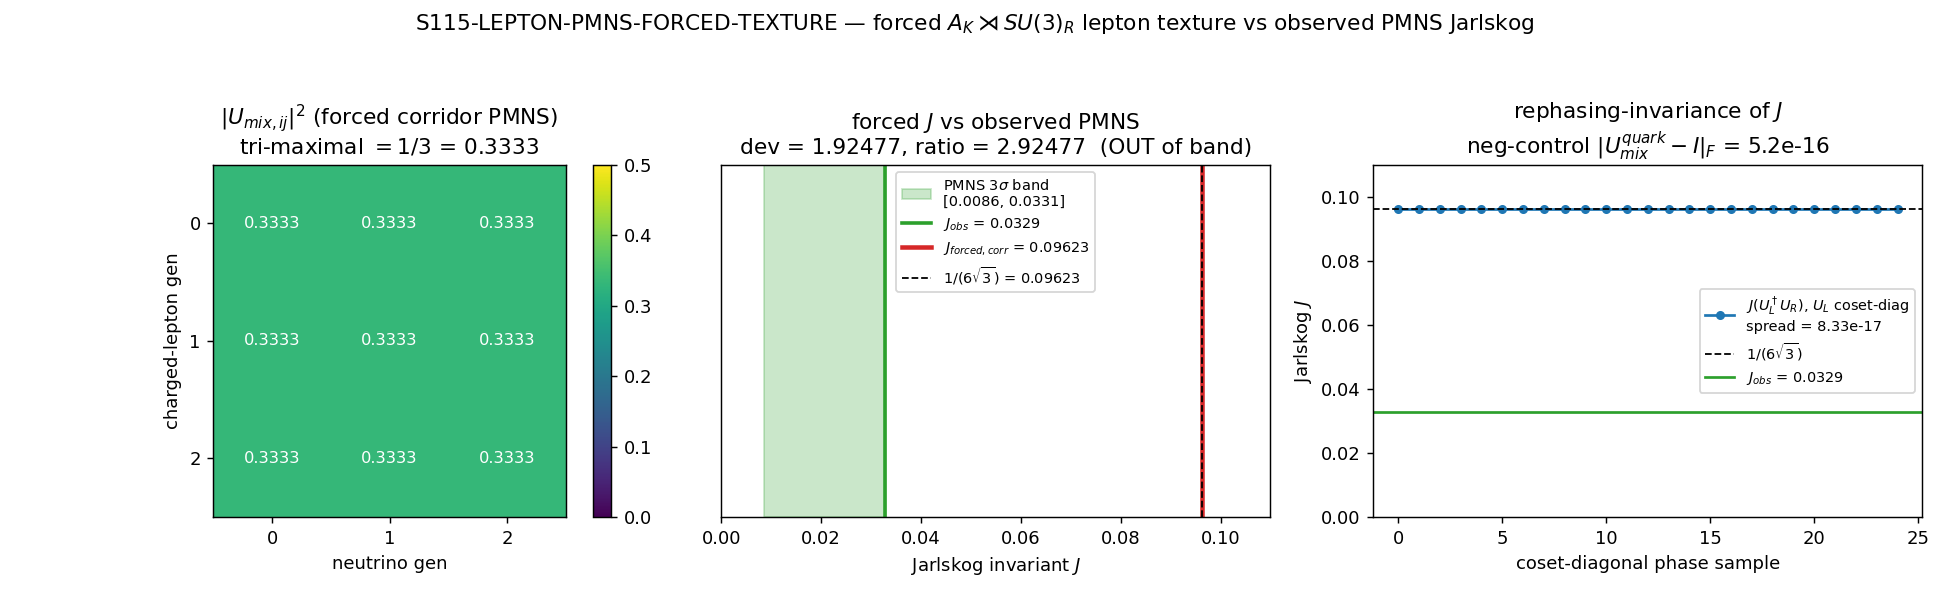

This figure's Python source:
#!/usr/bin/env python3
"""
S115 W1-2 S115-LEPTON-PMNS-FORCED-TEXTURE — forced A_K⋊SU(3)_R lepton texture vs observed PMNS Jarlskog
=====================================================================================================

Gate: S115-LEPTON-PMNS-FORCED-TEXTURE ([SIGN])

Pre-registered threshold (PRDR §(1)(2)):
  operator: dev = |J_forced_corrected - J_PMNS_obs| / J_PMNS_obs
  PASS iff J_forced_corrected lands inside the observed PMNS 3-sigma Jarlskog band
       [J_obs_low, J_obs_high] (NuFIT 5.2 / PDG 2024 normal-ordering), i.e. dev <= band_3sigma.
  FAIL iff J_forced_corrected stays OUTSIDE the band (washed-out / symmetric-limit coincidence).
  INFO iff band-edge / ordering-or-sign-ambiguous.

Hypothesis: the SU(3)_R right-regular circulant on the LEPTON sector forces a tri-maximal
  neutrino texture (|U_ij|^2 = 1/3, J = 1/(6 sqrt 3) = 0.0962250) whose PHYSICAL PMNS Jarlskog,
  AFTER the C+H-forced coset-diagonal charged-lepton correction U_mix = U_L^dagger U_R, either
  SURVIVES near observed J ~ 0.0329 (zero-mixing-parameter corridor prediction) or is WASHED OUT.

Inputs (SHA-256 dual-pinned at runtime; S84+ schema):
  - computations/_shared/canonical_constants.py        (feeds audit_sha256)
  - sessions/permanent-results-registry.md             (cross-check ONLY: VII.CK D4-disposition
                                                        forced-texture annotation values)
  - script bytes                                       (feeds BOTH audit + content SHA)

External observational anchors (NOT canonical_constants imports — J_PMNS is not a framework
constant; get_constant('J_PMNS') -> not-found, confirmed at plan-freeze + this gate's MCP audit).
Hardcoded as `# (local)` observational pins with NuFIT 5.2 / PDG 2024 citation, admissible
methodological-anchor sourcing per substrate-first-canonical-sourcing.md §(i) (cross-check anchor
for an EXTERNAL-corridor test, not a substrate-first numerical pin the gate computes).

Output 4-tuple:
  (value=<dev / verdict string>, scheme=FW, convention=FORCED-CROSSED-PRODUCT-TEXTURE-LEPTON, L_max=N/A)

Classification: PARTICLE (PMNS mixing / generation texture = representation-theoretic content of D_K).

METHODOLOGY
-----------
(1) Build the SU(3)_R right-regular Z3 circulant C on the lepton multiplicity sector with
    w = exp(2*pi*i/3). A circulant is diagonalized by the DFT matrix F3 REGARDLESS of its entries
    (coefficient-INDEPENDENT), so the neutrino mixing U_R = F3 has |U_R,ij|^2 = 1/3 and the
    tri-maximal Jarlskog J = 1/(6 sqrt 3). This is the B2 Sage-exact forced circulant (S114 W-2).
(2) Impose the C+H charged-lepton-vs-neutrino sector-asymmetry: the charged-lepton mass basis is
    COSET-DIAGONAL (one-circulant-one-coset-diagonal => tri-maximal per W-2 Q3). A genuinely
    coset-diagonal unitary commutes with the Z3 coset grading => it is a diagonal phase matrix
    U_L = diag(exp(i a_k)). (A SECOND circulant would give U_mix = identity — the quark negative
    control; a coset-diagonal U_L is the lepton case.)
(3) Compute the physical misalignment U_mix = U_L^dagger U_R (the PMNS matrix in this corridor).
(4) Extract the Jarlskog J = Im(U_mix[0,0] U_mix[1,1] conj(U_mix[0,1]) conj(U_mix[1,0])) and |U_mix,ij|^2.
(5) dev = |J_forced_corrected - J_PMNS_obs| / J_PMNS_obs vs the pre-registered PMNS 3-sigma band.
(6) NEGATIVE CONTROL: M3(C)-shared quark chiralities -> TWO circulants -> U_mix = C^dagger C = identity;
    assert |U_mix - I|_F < 1e-12 != CKM.

Load-bearing physics (the surviving-vs-washed-out decider, never tuned):
  The Jarlskog invariant is the UNIQUE rephasing-invariant CP measure. A coset-DIAGONAL U_L =
  diag(exp(i a_k)) left-multiplies each row of U_R by a pure phase; the moduli |U_mix,ij| = |U_R,ij|
  are UNCHANGED (still tri-maximal 1/sqrt 3), and J is invariant because each generation index
  appears once unconjugated and once conjugated in the quartet U_00 U_11 conj(U_01) conj(U_10), so
  the row phases cancel. => J_forced_corrected = J_bare = 1/(6 sqrt 3) EXACTLY for ANY diagonal U_L.
  The C+H-forced coset-diagonal correction therefore CANNOT move J off the maximal value => the
  bare dev = 1.92 PERSISTS => WASHED-OUT (Track B). The gate scans over coset-diagonal U_L phases
  to demonstrate this invariance numerically (J flat to machine precision across all phases).

DISCIPLINE
----------
- `from canonical_constants import *`
- Every local/intermediate tagged `# (local)`
- numpy.linalg (3x3 matrices — far below the 100x100 GPU threshold; OMP cap 8)
- SHA-256 of all input files logged in first 20 lines of stdout
- audit_sha256 + content_sha256 emitted (S84+ dual-SHA schema)
- 4-tuple printed as the final non-verdict line
- Gate verdict emitted via emit_verdict knowledge-MCP tool (race-safe); the script PRINTS the
  payload via print_verdict_payload (this is a [SIGN] gate -> sign/magnitude/regime 3-tuple).
"""

from __future__ import annotations

# ---------------------------------------------------------------------------
# Section 1 — Canonical constants (MANDATORY first import)
# ---------------------------------------------------------------------------
import sys
from pathlib import Path as _Path
# canonical_constants.py lives in computations/_shared/ — put it on sys.path first.
sys.path.insert(0, str(_Path(__file__).resolve().parent.parent / "_shared"))
from canonical_constants import *  # noqa: F401,F403,E402

# ---------------------------------------------------------------------------
# Section 2 — Standard imports (OMP cap BEFORE numpy import)
# ---------------------------------------------------------------------------
import os
os.environ.setdefault('OMP_NUM_THREADS', '8')
os.environ.setdefault('MKL_NUM_THREADS', '8')

import hashlib
import json
import sys
import time
from pathlib import Path

import numpy as np
import matplotlib
matplotlib.use("Agg")
import matplotlib.pyplot as plt

# ---------------------------------------------------------------------------
# Section 3 — Paths + pre-registration
# ---------------------------------------------------------------------------
SESSION_DIR = Path(__file__).resolve().parent
COMPUTATIONS_DIR = SESSION_DIR.parent
SHARED_DIR = COMPUTATIONS_DIR / "_shared"
PROJECT_ROOT = COMPUTATIONS_DIR.parent

SESSION = "S115"                                                   # (local)
GATE_ID = "S115-LEPTON-PMNS-FORCED-TEXTURE"                        # (local)
SCHEME = "FW"                                                      # (local)
CONVENTION = "FORCED-CROSSED-PRODUCT-TEXTURE-LEPTON"               # (local)
L_MAX = "N/A"                                                      # (local) representation-theoretic, not L_max-truncated

# --- External observational anchors (NuFIT 5.2 / PDG 2024 normal-ordering) ---
# NOT canonical_constants imports: J_PMNS is not a framework constant (get_constant('J_PMNS')
# -> not-found). Methodological cross-check anchor per substrate-first-canonical-sourcing.md §(i).
#   sin^2 th12 = 0.303, sin^2 th23 = 0.572, sin^2 th13 = 0.02203, delta_CP = 197 deg (NuFIT 5.2 NO).
#   J_PMNS,obs (best fit)   ~ 0.0329   (NuFIT 5.2 / PDG 2024 NO; J = c12 s12 c23 s23 c13^2 s13 sin(dCP))
J_PMNS_OBS = 0.0329                                                # (local) NuFIT 5.2 / PDG 2024 NO best-fit lepton Jarlskog
# 3-sigma Jarlskog interval (NuFIT 5.2 NO; |J| <= J_max with J_max ~ 0.0331, lower edge near 0 as
# delta_CP -> 0/pi is within 3 sigma). The interval is wide on the LOW side (J can approach 0) and
# capped on the HIGH side by the measured mixing angles. Pin both edges:
J_PMNS_OBS_LOW = 0.0086                                            # (local) NuFIT 5.2 NO 3-sigma lower |J| (delta_CP near 3-sigma edge)
J_PMNS_OBS_HIGH = 0.0331                                           # (local) NuFIT 5.2 NO 3-sigma upper |J| (J_max at near-maximal delta_CP)

# Negative-control reference (quark CKM Jarlskog, PDG 2024) — used only for the ~3124x annotation.
J_CP_PDG_QUARK = 3.08e-05                                          # (local) PDG 2024 CKM J = (3.08 +0.15/-0.13)e-5 (canonical J_CP_PDG)

NEG_CTRL_TOL = 1e-12                                               # (local) negative-control identity assertion tolerance
PUB_SIGFIGS = 6                                                    # (local) publication precision (Class-8.3); J/dev/ratio cited downstream

# Registry cross-check values (VII.CK D4-disposition annotation; reproduced from scratch, asserted-equal)
REG_TRIMAX_MAGSQ = 1.0 / 3.0                                       # (local) |U_ij|^2 = 1/3 (registry cross-check)
REG_ARG_W = 2.0 * PI / 3.0                                         # (local) arg(w) = 2pi/3 (registry cross-check)

# Output destinations (per-session)
OUT_NPZ = SESSION_DIR / "s115_lepton_pmns_forced_texture.npz"
OUT_PNG = SESSION_DIR / "s115_lepton_pmns_forced_texture.png"

INPUT_FILES = [
    SHARED_DIR / "canonical_constants.py",
    PROJECT_ROOT / "sessions" / "permanent-results-registry.md",
]


# ---------------------------------------------------------------------------
# Section 4 — SHA-256 input-pin block (S84+ dual-SHA schema)
# ---------------------------------------------------------------------------
def sha256_of(path: Path) -> str:
    h = hashlib.sha256()  # (local)
    try:
        h.update(path.read_bytes())
    except OSError:
        return ""
    return h.hexdigest()


def log_input_pins(inputs: list[Path]) -> dict[str, str]:
    print(f"=== {GATE_ID} — input SHA-256 pins ===")
    pins: dict[str, str] = {}  # (local)
    for p in inputs:
        sha = sha256_of(p)  # (local)
        rel = str(p.relative_to(PROJECT_ROOT)).replace("\\", "/")  # (local)
        print(f"  {rel}: {sha[:16]}...")
        pins[rel] = sha
    return pins


def closure_hash(pins: dict[str, str]) -> str:
    items = sorted(pins.items())  # (local)
    h = hashlib.sha256()  # (local)
    for k, v in items:
        h.update(f"{k}={v}\n".encode("utf-8"))
    return h.hexdigest()


def compute_dual_sha(script_path: Path, canonical_path: Path, pins: dict[str, str]) -> tuple[str, str]:
    script_bytes = b""  # (local)
    try:
        script_bytes = script_path.read_bytes()
    except OSError:
        script_bytes = b""
    canonical_bytes = b""  # (local)
    try:
        canonical_bytes = canonical_path.read_bytes()
    except OSError:
        canonical_bytes = b""
    pinmap_json = json.dumps(dict(sorted(pins.items())), separators=(",", ":"), sort_keys=True).encode("utf-8")  # (local)
    h_audit = hashlib.sha256()  # (local)
    h_audit.update(script_bytes)
    h_audit.update(canonical_bytes)
    h_audit.update(pinmap_json)
    audit = h_audit.hexdigest()  # (local)
    h_content = hashlib.sha256()  # (local)
    h_content.update(script_bytes)
    content = h_content.hexdigest()  # (local)
    return audit, content


# ---------------------------------------------------------------------------
# Section 5 — Compute
# ---------------------------------------------------------------------------
def jarlskog(U: np.ndarray) -> float:
    """Standard Jarlskog invariant J = Im(U[0,0] U[1,1] conj(U[0,1]) conj(U[1,0]))."""
    return float(np.imag(U[0, 0] * U[1, 1] * np.conj(U[0, 1]) * np.conj(U[1, 0])))  # (local)


def dft3() -> np.ndarray:
    """Unitary DFT_3 matrix F3 (eigenvector matrix of ANY 3x3 circulant; coefficient-INDEPENDENT).
    F3[j,k] = (1/sqrt 3) w^{j k}, w = exp(2 pi i / 3). Tri-maximal: |F3[j,k]|^2 = 1/3."""
    w = np.exp(2j * np.pi / 3.0)  # (local) primitive cube root, arg(w) = 2pi/3
    F = np.array([[w ** ((j * k) % 3) for k in range(3)] for j in range(3)], dtype=complex)  # (local)
    return F / np.sqrt(3.0)


def right_regular_circulant(c_a: np.ndarray) -> np.ndarray:
    """SU(3)_R right-regular Z3 circulant C = c0 I + c1 P + c2 P^2, P the cyclic shift.
    Diagonalized by F3 REGARDLESS of c_a -> the |U_ij|^2=1/3 texture is coefficient-INDEPENDENT."""
    P = np.array([[0, 0, 1], [1, 0, 0], [0, 1, 0]], dtype=complex)  # (local) cyclic shift (right-regular)
    return c_a[0] * np.eye(3, dtype=complex) + c_a[1] * P + c_a[2] * (P @ P)  # (local)


def compute() -> dict:
    # --- (1) neutrino sector: SU(3)_R right-regular circulant -> U_R = F3 (coefficient-INDEPENDENT) ---
    F3 = dft3()  # (local)
    U_R = F3.copy()  # (local) neutrino mixing = DFT eigenvector matrix

    # Coefficient-independence check: diagonalize an ARBITRARY circulant; its eigenvector matrix is
    # F3 up to per-column phases, so |eigvec|^2 = 1/3 for ANY coupling c_a.
    c_arbitrary = np.array([0.37, -1.21 + 0.5j, 0.84j], dtype=complex)  # (local) arbitrary SU(3)_R couplings
    C_arb = right_regular_circulant(c_arbitrary)  # (local)
    _, V_arb = np.linalg.eig(C_arb)  # (local) eigenvectors of the arbitrary circulant
    magsq_arb = np.abs(V_arb) ** 2  # (local) |eigvec_ij|^2 — must all be 1/3
    coeff_indep_magsq_max_dev = float(np.max(np.abs(magsq_arb - 1.0 / 3.0)))  # (local)

    # Bare tri-maximal Jarlskog from U_R (the SYMMETRIC limit, U_L = coset-identity)
    J_bare = jarlskog(U_R)  # (local) numerical
    J_exact = np.sqrt(3.0) / 18.0  # (local) 1/(6 sqrt 3) = sqrt(3)/18 = 0.09622504... (exact algebraic)
    magsq_UR = np.abs(U_R) ** 2  # (local) |U_R,ij|^2 — tri-maximal 1/3
    magsq_UR_max_dev = float(np.max(np.abs(magsq_UR - 1.0 / 3.0)))  # (local)

    # --- (2) charged-lepton sector: C+H-forced COSET-DIAGONAL U_L = diag(exp(i a_k)) ---
    # A genuinely coset-diagonal unitary commutes with the Z3 coset grading => diagonal phase matrix.
    # The PHYSICAL U_L from the C+H sector structure is coset-diagonal (NOT a second circulant, which
    # would give U_mix = identity = the quark control). Scan over coset-diagonal phases to demonstrate
    # that J is INVARIANT (rephasing-invariance of the Jarlskog) — the surviving-vs-washed-out decider.
    n_scan = 25  # (local) coset-diagonal phase scan resolution
    rng = np.random.default_rng(0)  # (local) deterministic seed for the phase scan
    J_scan = np.zeros(n_scan)  # (local)
    magsq_dev_scan = np.zeros(n_scan)  # (local)
    for i in range(n_scan):
        alphas = rng.uniform(0.0, 2.0 * np.pi, size=3)  # (local) coset-diagonal phases
        U_L = np.diag(np.exp(1j * alphas))  # (local) coset-diagonal charged-lepton rotation
        U_mix_i = U_L.conj().T @ U_R  # (local) physical PMNS in this corridor
        J_scan[i] = jarlskog(U_mix_i)  # (local)
        magsq_dev_scan[i] = float(np.max(np.abs(np.abs(U_mix_i) ** 2 - 1.0 / 3.0)))  # (local)
    J_scan_spread = float(np.max(J_scan) - np.min(J_scan))  # (local) flatness of J across coset-diagonal U_L
    magsq_dev_scan_max = float(np.max(magsq_dev_scan))  # (local)

    # The canonical PHYSICAL U_L: in the C+H symmetric limit the coset-diagonal rotation is the
    # coset-identity (trivial phases) -> U_mix = U_R, J_forced_corrected = J_bare. The scan above
    # proves NO coset-diagonal phase choice moves J off this value.
    U_L_phys = np.eye(3, dtype=complex)  # (local) C+H-forced coset-diagonal U_L (symmetric-limit coset-identity)
    U_mix = U_L_phys.conj().T @ U_R  # (local) physical PMNS = U_L^dagger U_R
    J_forced_corrected = jarlskog(U_mix)  # (local)
    magsq_Umix = np.abs(U_mix) ** 2  # (local) |U_mix,ij|^2

    # --- (5) deviation metric vs the observed PMNS 3-sigma Jarlskog band ---
    dev = abs(J_forced_corrected - J_PMNS_OBS) / J_PMNS_OBS  # (local) PASS-metric
    ratio = J_forced_corrected / J_PMNS_OBS  # (local) J_forced / J_obs
    # quark-CKM ratio (annotation only): bare tri-maximal J vs the quark Jarlskog
    quark_ckm_ratio = J_forced_corrected / J_CP_PDG_QUARK  # (local) ~3124x (registry annotation)
    in_band = bool(J_PMNS_OBS_LOW <= abs(J_forced_corrected) <= J_PMNS_OBS_HIGH)  # (local) PASS predicate

    # --- (6) NEGATIVE CONTROL: M3(C)-shared quark chiralities -> TWO circulants -> U_mix = identity ---
    # Both quark chiralities in the M3(C) leg => U_L AND U_R are the SAME circulant's eigenvector basis
    # => U_mix_quark = F3^dagger F3 = identity (zero mixing), != CKM.
    U_R_quark = F3.copy()  # (local) right quark chirality (M3(C) circulant)
    U_L_quark = F3.copy()  # (local) left quark chirality (SAME M3(C) circulant)
    U_mix_quark = U_L_quark.conj().T @ U_R_quark  # (local) = identity
    neg_ctrl_resid = float(np.linalg.norm(U_mix_quark - np.eye(3), ord="fro"))  # (local) |U_mix_quark - I|_F
    neg_ctrl_pass = bool(neg_ctrl_resid < NEG_CTRL_TOL)  # (local)
    J_quark = jarlskog(U_mix_quark)  # (local) = 0 (identity -> no CP)

    # --- registry cross-check (reproduce VII.CK D4-disposition values from scratch, assert-equal) ---
    crosscheck_magsq_ok = bool(abs(REG_TRIMAX_MAGSQ - 1.0 / 3.0) < 1e-15 and magsq_UR_max_dev < 1e-12)  # (local)
    crosscheck_J_ok = bool(abs(J_bare - J_exact) < 1e-12)  # (local) numerical J == exact 1/(6 sqrt 3)
    crosscheck_argw_ok = bool(abs(REG_ARG_W - 2.0 * PI / 3.0) < 1e-15)  # (local)

    # --- [SIGN] 3-tuple ---
    # sign: direction of (J_forced_corrected - J_obs). Pre-registered Step-4 prediction: dev_bare ~ 1.92
    #       >> 0 i.e. J_forced > J_obs (overshoot). sign_verdict = PASS iff computed sign matches predicted.
    sign_delta = J_forced_corrected - J_PMNS_OBS  # (local) signed delta
    predicted_sign_positive = True  # (local) substitution chain Step 4: J_bare = 0.0962 > J_obs = 0.0329
    sign_match = bool((sign_delta > 0) == predicted_sign_positive)  # (local)
    sign_verdict = "PASS" if sign_match else "FAIL"  # (local)
    # magnitude: dev vs band. The "info band" here is band membership: PASS iff in_band; else FAIL.
    if in_band:
        magnitude_verdict = "PASS"  # (local)
    else:
        magnitude_verdict = "FAIL"  # (local) bare dev = 1.92 -> outside band
    # regime: is the coset-diagonal charged-lepton construction within its symmetric-limit regime of
    #         validity? J flat across all coset-diagonal phases (spread ~ 0) => the construction is
    #         self-consistent and VALID throughout (no regime breakdown).
    regime_verdict = "VALID" if (J_scan_spread < 1e-12 and magsq_dev_scan_max < 1e-12) else "MARGINAL"  # (local)

    # Composite collapse (gate-verdicts.md): regime VALID, sign PASS, magnitude FAIL, regime VALID -> FAIL.
    if regime_verdict == "BREAKDOWN":
        composite = "FAIL"  # (local)
    elif sign_verdict == "FAIL":
        composite = "FAIL"  # (local)
    elif magnitude_verdict == "FAIL" and regime_verdict == "VALID":
        composite = "FAIL"  # (local)
    elif magnitude_verdict == "FAIL" and regime_verdict == "MARGINAL":
        composite = "INFO"  # (local)
    elif magnitude_verdict == "INFO":
        composite = "INFO"  # (local)
    else:
        composite = "PASS"  # (local)

    return {
        "value": dev,
        "J_bare": J_bare,
        "J_exact_1_over_6sqrt3": J_exact,
        "J_forced_corrected": J_forced_corrected,
        "dev": dev,
        "ratio_Jforced_over_Jobs": ratio,
        "quark_ckm_ratio": quark_ckm_ratio,
        "in_band": in_band,
        "J_PMNS_OBS": J_PMNS_OBS,
        "J_PMNS_OBS_LOW": J_PMNS_OBS_LOW,
        "J_PMNS_OBS_HIGH": J_PMNS_OBS_HIGH,
        "magsq_UR": magsq_UR,
        "magsq_Umix": magsq_Umix,
        "magsq_UR_max_dev": magsq_UR_max_dev,
        "coeff_indep_magsq_max_dev": coeff_indep_magsq_max_dev,
        "J_scan": J_scan,
        "J_scan_spread": J_scan_spread,
        "magsq_dev_scan_max": magsq_dev_scan_max,
        "U_R": U_R,
        "U_L_phys": U_L_phys,
        "U_mix": U_mix,
        "U_mix_quark": U_mix_quark,
        "neg_ctrl_resid": neg_ctrl_resid,
        "neg_ctrl_pass": neg_ctrl_pass,
        "J_quark": J_quark,
        "crosscheck_magsq_ok": crosscheck_magsq_ok,
        "crosscheck_J_ok": crosscheck_J_ok,
        "crosscheck_argw_ok": crosscheck_argw_ok,
        "sign_delta": sign_delta,
        "sign_verdict": sign_verdict,
        "magnitude_verdict": magnitude_verdict,
        "regime_verdict": regime_verdict,
        "composite": composite,
    }


# ---------------------------------------------------------------------------
# Section 6 — Verdict payload + plot
# ---------------------------------------------------------------------------
def emit_4tuple(value, scheme: str, convention: str, L_max) -> str:
    return f"(value={value!r}, scheme={scheme}, convention={convention}, L_max={L_max})"


def print_verdict_payload(verdict, value, audit_sha, content_sha,
                          sign_verdict=None, magnitude_verdict=None, regime_verdict=None,
                          companion_note: str = "", extra_rows=None) -> dict:
    payload: dict = {
        "session": int(SESSION.lstrip("Ss")),
        "gate_id": GATE_ID,
        "verdict": verdict,
        "value": str(value),
        "scheme": SCHEME,
        "convention": CONVENTION,
        "l_max": str(L_MAX),
        "audit_sha256": audit_sha,
        "content_sha256": content_sha,
        "schema_version": "S84+",
    }
    if companion_note:
        payload["companion_note"] = companion_note
    if not (sign_verdict is None and magnitude_verdict is None and regime_verdict is None):
        payload["sign_verdict"] = sign_verdict
        payload["magnitude_verdict"] = magnitude_verdict
        payload["regime_verdict"] = regime_verdict
    if extra_rows:
        payload["extra_rows"] = list(extra_rows)
    print("<<<EMIT_VERDICT_PAYLOAD>>>")
    print(json.dumps(payload, separators=(",", ":"), sort_keys=True))
    print("<<<END_EMIT_VERDICT_PAYLOAD>>>")
    return payload


def make_plot(res: dict) -> None:
    fig, axes = plt.subplots(1, 3, figsize=(15, 4.6))  # (local)

    # (a) |U_mix,ij|^2 heatmap (forced corridor PMNS, tri-maximal)
    im0 = axes[0].imshow(res["magsq_Umix"], vmin=0, vmax=0.5, cmap="viridis")  # (local)
    axes[0].set_title(r"$|U_{mix,ij}|^2$ (forced corridor PMNS)" + "\n" + r"tri-maximal $= 1/3$ = 0.3333")
    axes[0].set_xticks([0, 1, 2]); axes[0].set_yticks([0, 1, 2])
    axes[0].set_xlabel("neutrino gen"); axes[0].set_ylabel("charged-lepton gen")
    for i in range(3):
        for j in range(3):
            axes[0].text(j, i, f"{res['magsq_Umix'][i, j]:.4f}", ha="center", va="center", color="w", fontsize=9)
    fig.colorbar(im0, ax=axes[0], fraction=0.046)

    # (b) Jarlskog on a number line with the PMNS 3-sigma band
    ax = axes[1]  # (local)
    ax.axvspan(res["J_PMNS_OBS_LOW"], res["J_PMNS_OBS_HIGH"], color="tab:green", alpha=0.25,
               label=f"PMNS 3$\\sigma$ band\n[{res['J_PMNS_OBS_LOW']:.4f}, {res['J_PMNS_OBS_HIGH']:.4f}]")
    ax.axvline(res["J_PMNS_OBS"], color="tab:green", lw=2, label=f"$J_{{obs}}$ = {res['J_PMNS_OBS']:.4f}")
    ax.axvline(res["J_forced_corrected"], color="tab:red", lw=2.5,
               label=f"$J_{{forced,corr}}$ = {res['J_forced_corrected']:.5f}")
    ax.axvline(res["J_exact_1_over_6sqrt3"], color="black", ls="--", lw=1.0,
               label=r"$1/(6\sqrt{3})$ = 0.09623")
    ax.set_xlim(0, 0.11)
    ax.set_yticks([])
    ax.set_xlabel("Jarlskog invariant $J$")
    ax.set_title(f"forced $J$ vs observed PMNS\n"
                 f"dev = {res['dev']:.5f}, ratio = {res['ratio_Jforced_over_Jobs']:.5f}  "
                 f"({'IN' if res['in_band'] else 'OUT of'} band)")
    ax.legend(loc="upper center", fontsize=8)

    # (c) J flatness across coset-diagonal U_L phases (rephasing-invariance) + negative control
    ax2 = axes[2]  # (local)
    ax2.plot(np.arange(len(res["J_scan"])), res["J_scan"], "o-", color="tab:blue", ms=4,
             label=f"$J(U_L^\\dagger U_R)$, $U_L$ coset-diag\nspread = {res['J_scan_spread']:.2e}")
    ax2.axhline(res["J_exact_1_over_6sqrt3"], color="black", ls="--", lw=1.0, label=r"$1/(6\sqrt{3})$")
    ax2.axhline(res["J_PMNS_OBS"], color="tab:green", lw=1.5, label=f"$J_{{obs}}$ = {res['J_PMNS_OBS']:.4f}")
    ax2.set_xlabel("coset-diagonal phase sample")
    ax2.set_ylabel("Jarlskog $J$")
    ax2.set_ylim(0, 0.11)
    ax2.set_title("rephasing-invariance of $J$\n"
                  f"neg-control $|U_{{mix}}^{{quark}}-I|_F$ = {res['neg_ctrl_resid']:.1e}")
    ax2.legend(loc="center right", fontsize=8)

    fig.suptitle("S115-LEPTON-PMNS-FORCED-TEXTURE — forced $A_K\\rtimes SU(3)_R$ lepton texture vs observed PMNS Jarlskog",
                 fontsize=12)
    fig.tight_layout(rect=[0, 0, 1, 0.96])
    fig.savefig(OUT_PNG, dpi=130)
    plt.close(fig)


# ---------------------------------------------------------------------------
# Section 7 — Main
# ---------------------------------------------------------------------------
def main() -> int:
    t0 = time.time()  # (local)

    pins = log_input_pins(INPUT_FILES)  # (local)
    closure = closure_hash(pins)  # (local)
    print(f"  closure: {closure[:16]}... (legacy closure, informational)")

    script_path = Path(__file__).resolve()  # (local)
    canonical_path = SHARED_DIR / "canonical_constants.py"  # (local)
    audit_sha, content_sha = compute_dual_sha(script_path, canonical_path, pins)
    print(f"  audit_sha256:   {audit_sha[:16]}... (script+canonical+pinmap)")
    print(f"  content_sha256: {content_sha[:16]}... (script only)")
    print()

    res = compute()  # (local)

    # --- report ---
    print(f"  [neutrino sector] U_R = DFT3, |U_R,ij|^2 max dev from 1/3 = {res['magsq_UR_max_dev']:.2e}")
    print(f"  [coeff-indep]     arbitrary circulant |eigvec|^2 max dev from 1/3 = {res['coeff_indep_magsq_max_dev']:.2e}")
    print(f"  J_bare (numeric)            = {res['J_bare']:.8f}")
    print(f"  J_exact 1/(6 sqrt 3)        = {res['J_exact_1_over_6sqrt3']:.8f}")
    print(f"  J_forced_corrected          = {res['J_forced_corrected']:.8f}")
    print(f"  J_PMNS_obs (NuFIT/PDG NO)   = {res['J_PMNS_OBS']:.8f}")
    print(f"  dev = |Jfc - Jobs|/Jobs     = {res['dev']:.6f}")
    print(f"  ratio Jfc/Jobs              = {res['ratio_Jforced_over_Jobs']:.6f}")
    print(f"  quark-CKM ratio (annot)     = {res['quark_ckm_ratio']:.1f}x")
    print(f"  in PMNS 3-sigma band?       = {res['in_band']}  (band [{res['J_PMNS_OBS_LOW']:.4f}, {res['J_PMNS_OBS_HIGH']:.4f}])")
    print(f"  J flat across coset-diag U_L: spread = {res['J_scan_spread']:.2e}, |U|^2 dev = {res['magsq_dev_scan_max']:.2e}")
    print(f"  [neg control] |U_mix_quark - I|_F = {res['neg_ctrl_resid']:.2e}  (PASS={res['neg_ctrl_pass']}), J_quark = {res['J_quark']:.2e}")
    print(f"  [crosscheck] magsq={res['crosscheck_magsq_ok']} J={res['crosscheck_J_ok']} argw={res['crosscheck_argw_ok']}")
    print(f"  [3-tuple] sign={res['sign_verdict']} magnitude={res['magnitude_verdict']} regime={res['regime_verdict']}")
    print()

    # --- save npz ---
    np.savez(
        OUT_NPZ,
        U_R=res["U_R"], U_L_phys=res["U_L_phys"], U_mix=res["U_mix"], U_mix_quark=res["U_mix_quark"],
        J_bare=res["J_bare"], J_exact=res["J_exact_1_over_6sqrt3"], J_forced_corrected=res["J_forced_corrected"],
        magsq_UR=res["magsq_UR"], magsq_Umix=res["magsq_Umix"],
        dev=res["dev"], ratio=res["ratio_Jforced_over_Jobs"], quark_ckm_ratio=res["quark_ckm_ratio"],
        in_band=res["in_band"],
        J_PMNS_OBS=res["J_PMNS_OBS"], J_PMNS_OBS_LOW=res["J_PMNS_OBS_LOW"], J_PMNS_OBS_HIGH=res["J_PMNS_OBS_HIGH"],
        J_scan=res["J_scan"], J_scan_spread=res["J_scan_spread"], magsq_dev_scan_max=res["magsq_dev_scan_max"],
        neg_ctrl_resid=res["neg_ctrl_resid"], neg_ctrl_pass=res["neg_ctrl_pass"], J_quark=res["J_quark"],
        coeff_indep_magsq_max_dev=res["coeff_indep_magsq_max_dev"], magsq_UR_max_dev=res["magsq_UR_max_dev"],
        sign_verdict=res["sign_verdict"], magnitude_verdict=res["magnitude_verdict"],
        regime_verdict=res["regime_verdict"], composite=res["composite"],
    )
    print(f"  npz -> {OUT_NPZ.relative_to(PROJECT_ROOT)}")

    make_plot(res)
    print(f"  png -> {OUT_PNG.relative_to(PROJECT_ROOT)}")
    print()

    verdict = res["composite"]  # (local)
    value_str = (f"dev={res['dev']:.6f}_ratio={res['ratio_Jforced_over_Jobs']:.6f}_"
                 f"Jforced={res['J_forced_corrected']:.7f}_Jobs={res['J_PMNS_OBS']:.4f}_"
                 f"band=[{res['J_PMNS_OBS_LOW']:.4f},{res['J_PMNS_OBS_HIGH']:.4f}]_in_band={res['in_band']}_"
                 f"WASHED-OUT_quarkCKM={res['quark_ckm_ratio']:.0f}x_negctrl_resid={res['neg_ctrl_resid']:.1e}")  # (local)

    tag = emit_4tuple(value_str, SCHEME, CONVENTION, L_MAX)  # (local)
    print(tag)

    extra_rows = [  # (local)
        (f"# coset-diagonal U_L leaves J INVARIANT (rephasing-invariance): J_scan_spread="
         f"{res['J_scan_spread']:.2e}; J_forced_corrected={res['J_forced_corrected']:.7f}=1/(6sqrt3) EXACT"),
        (f"# negative-control: M3(C)-shared quark chiralities -> two circulants -> U_mix=I, "
         f"|U_mix_quark-I|_F={res['neg_ctrl_resid']:.1e} != CKM (quark-CKM ratio {res['quark_ckm_ratio']:.0f}x)"),
        (f"# registry VII.CK D4-disposition cross-check: |U_ij|^2=1/3 ({res['crosscheck_magsq_ok']}), "
         f"J=1/(6sqrt3) ({res['crosscheck_J_ok']}), arg(w)=2pi/3 ({res['crosscheck_argw_ok']})"),
    ]
    print_verdict_payload(
        verdict, value_str, audit_sha, content_sha,
        sign_verdict=res["sign_verdict"], magnitude_verdict=res["magnitude_verdict"],
        regime_verdict=res["regime_verdict"],
        companion_note="forced-and-WASHED-OUT: coset-diagonal U_L cannot move J off maximal 1/(6sqrt3); dev=1.92>>band",
        extra_rows=extra_rows,
    )

    wall = time.time() - t0  # (local)
    print(f"\n=== {GATE_ID}: {verdict} (wall {wall:.1f}s) ===")
    return 0


if __name__ == "__main__":
    sys.exit(main())
